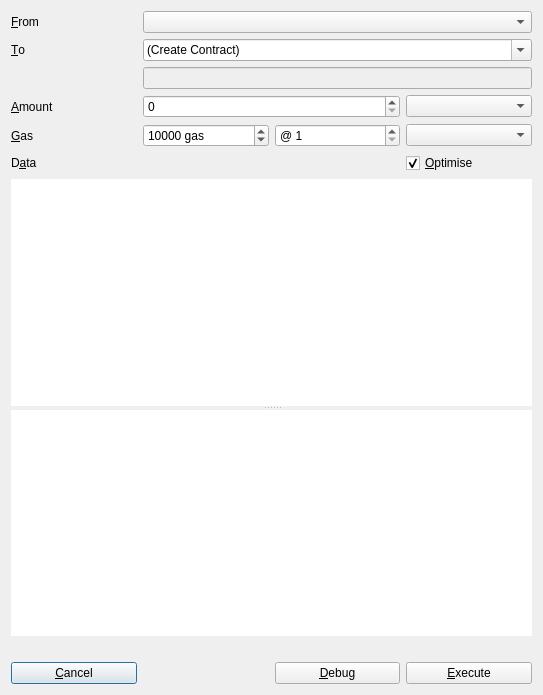
<?xml version="1.0" encoding="UTF-8"?>
<ui version="4.0">
 <class>Transact</class>
 <widget class="QDialog" name="Transact">
  <property name="geometry">
   <rect>
    <x>0</x>
    <y>0</y>
    <width>543</width>
    <height>695</height>
   </rect>
  </property>
  <property name="windowTitle">
   <string>Transact</string>
  </property>
  <layout class="QGridLayout" name="gridLayout">
   <item row="5" column="0">
    <widget class="QLabel" name="label_2">
     <property name="sizePolicy">
      <sizepolicy hsizetype="Preferred" vsizetype="Maximum">
       <horstretch>0</horstretch>
       <verstretch>0</verstretch>
      </sizepolicy>
     </property>
     <property name="text">
      <string>D&amp;ata</string>
     </property>
     <property name="alignment">
      <set>Qt::AlignLeading|Qt::AlignLeft|Qt::AlignVCenter</set>
     </property>
     <property name="buddy">
      <cstring>data</cstring>
     </property>
    </widget>
   </item>
   <item row="5" column="3">
    <widget class="QCheckBox" name="optimize">
     <property name="text">
      <string>&amp;Optimise</string>
     </property>
     <property name="checked">
      <bool>true</bool>
     </property>
    </widget>
   </item>
   <item row="4" column="1">
    <widget class="QSpinBox" name="gas">
     <property name="suffix">
      <string> gas</string>
     </property>
     <property name="minimum">
      <number>1</number>
     </property>
     <property name="maximum">
      <number>430000000</number>
     </property>
     <property name="value">
      <number>10000</number>
     </property>
    </widget>
   </item>
   <item row="8" column="0">
    <widget class="QPushButton" name="cancel">
     <property name="text">
      <string>&amp;Cancel</string>
     </property>
     <property name="shortcut">
      <string>Esc</string>
     </property>
    </widget>
   </item>
   <item row="8" column="2">
    <widget class="QPushButton" name="debug">
     <property name="text">
      <string>&amp;Debug</string>
     </property>
    </widget>
   </item>
   <item row="1" column="0">
    <widget class="QLabel" name="label5">
     <property name="sizePolicy">
      <sizepolicy hsizetype="Preferred" vsizetype="Preferred">
       <horstretch>0</horstretch>
       <verstretch>0</verstretch>
      </sizepolicy>
     </property>
     <property name="text">
      <string>&amp;To</string>
     </property>
     <property name="buddy">
      <cstring>destination</cstring>
     </property>
    </widget>
   </item>
   <item row="7" column="0" colspan="4">
    <widget class="QLabel" name="total">
     <property name="sizePolicy">
      <sizepolicy hsizetype="MinimumExpanding" vsizetype="Preferred">
       <horstretch>0</horstretch>
       <verstretch>0</verstretch>
      </sizepolicy>
     </property>
     <property name="text">
      <string/>
     </property>
    </widget>
   </item>
   <item row="3" column="1" colspan="2">
    <widget class="QSpinBox" name="value">
     <property name="suffix">
      <string/>
     </property>
     <property name="maximum">
      <number>430000000</number>
     </property>
     <property name="value">
      <number>0</number>
     </property>
    </widget>
   </item>
   <item row="4" column="3">
    <widget class="QComboBox" name="gasPriceUnits"/>
   </item>
   <item row="3" column="0">
    <widget class="QLabel" name="label5_2">
     <property name="text">
      <string>&amp;Amount</string>
     </property>
     <property name="buddy">
      <cstring>value</cstring>
     </property>
    </widget>
   </item>
   <item row="8" column="3">
    <widget class="QPushButton" name="send">
     <property name="text">
      <string>&amp;Execute</string>
     </property>
     <property name="default">
      <bool>false</bool>
     </property>
    </widget>
   </item>
   <item row="1" column="1" colspan="3">
    <widget class="QComboBox" name="destination">
     <property name="editable">
      <bool>true</bool>
     </property>
     <item>
      <property name="text">
       <string>(Create Contract)</string>
      </property>
     </item>
    </widget>
   </item>
   <item row="4" column="2">
    <widget class="QSpinBox" name="gasPrice">
     <property name="prefix">
      <string>@ </string>
     </property>
     <property name="minimum">
      <number>1</number>
     </property>
     <property name="maximum">
      <number>430000000</number>
     </property>
    </widget>
   </item>
   <item row="6" column="0" colspan="4">
    <widget class="QSplitter" name="splitter_5">
     <property name="orientation">
      <enum>Qt::Vertical</enum>
     </property>
     <widget class="QPlainTextEdit" name="data">
      <property name="frameShape">
       <enum>QFrame::NoFrame</enum>
      </property>
      <property name="lineWidth">
       <number>0</number>
      </property>
     </widget>
     <widget class="QTextEdit" name="code">
      <property name="focusPolicy">
       <enum>Qt::ClickFocus</enum>
      </property>
      <property name="frameShape">
       <enum>QFrame::NoFrame</enum>
      </property>
      <property name="lineWidth">
       <number>0</number>
      </property>
      <property name="readOnly">
       <bool>true</bool>
      </property>
     </widget>
    </widget>
   </item>
   <item row="4" column="0">
    <widget class="QLabel" name="label_6">
     <property name="text">
      <string>&amp;Gas</string>
     </property>
     <property name="buddy">
      <cstring>gas</cstring>
     </property>
    </widget>
   </item>
   <item row="2" column="1" colspan="3">
    <widget class="QLineEdit" name="calculatedName">
     <property name="enabled">
      <bool>false</bool>
     </property>
     <property name="readOnly">
      <bool>true</bool>
     </property>
     <property name="placeholderText">
      <string/>
     </property>
    </widget>
   </item>
   <item row="3" column="3">
    <widget class="QComboBox" name="valueUnits"/>
   </item>
   <item row="5" column="1" colspan="2">
    <widget class="QLabel" name="fee">
     <property name="sizePolicy">
      <sizepolicy hsizetype="MinimumExpanding" vsizetype="Preferred">
       <horstretch>0</horstretch>
       <verstretch>0</verstretch>
      </sizepolicy>
     </property>
     <property name="text">
      <string/>
     </property>
     <property name="alignment">
      <set>Qt::AlignRight|Qt::AlignTrailing|Qt::AlignVCenter</set>
     </property>
    </widget>
   </item>
   <item row="0" column="0">
    <widget class="QLabel" name="label">
     <property name="text">
      <string>&amp;From</string>
     </property>
     <property name="buddy">
      <cstring>from</cstring>
     </property>
    </widget>
   </item>
   <item row="0" column="1" colspan="3">
    <widget class="QComboBox" name="from"/>
   </item>
  </layout>
 </widget>
 <resources/>
 <connections/>
</ui>
